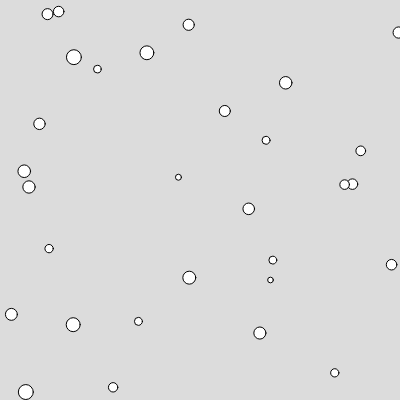
Frame 1 (no input)
Frame 60 (no input): identical to frame 1, image omitted
Frame 120 (the mouse pressed at the canvas centre since frame 60): identical to frame 1, image omitted

The p5.js sketch that drew this single still picture (run headless with seeded random() and noise() and a simulated clock; from frame 60 on, the mouse is pressed at the canvas centre):

// p5.js sketch
// ── sketch.js
let particles = []

function setup() {
  createCanvas(400, 400);
  for(let i=0;i<30;i++){
    let x = random(width)
    let y = random(height)
    let dia = random(5, 15)
    particles[i]=new Particle(x,y,dia)
  }
  
}

function draw() {
  background(220);
  for(let i=0;i<particles.length;i++){

    let p=particles[i]
    p.display()
  }
}

//singular form
class Particle {
  constructor(tempX, tempY, tempDia) {
    this.x = tempX;
    this.y = tempY;
    this.dia = tempDia;
  }
  display() {
    push();
    circle(this.x, this.y, this.dia);
    pop();
  }
}
